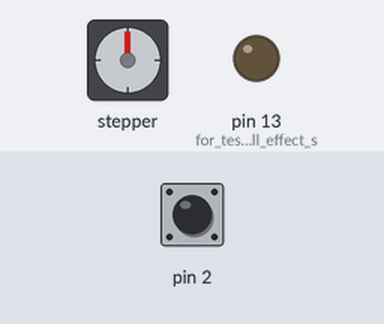
A program run on a simulated Arduino Uno, built with avr-gcc and run on an emulated ATmega328P. Parts: stepper motor, output pins drawn as LEDs (lit = HIGH). Inputs (shaded band) come from the test bench; at power-on: pin 2 HIGH. Stepper angles assume 200 steps per turn; what the program prints to the serial monitor is not drawn.

Above: at 3.8 s.
3.9 s: pin 2 pulled LOW for 0.15 s
At 3.97 s:
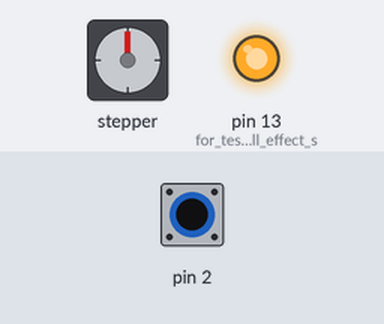
10.5 s: pin 2 pulled LOW for 3.2 s
At 15.0 s:
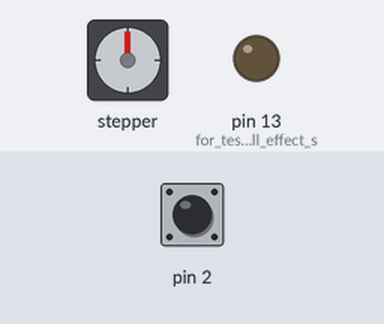
Timing chart, 0 to 16.2 s (numbered marks = the images above; inputs shaded):
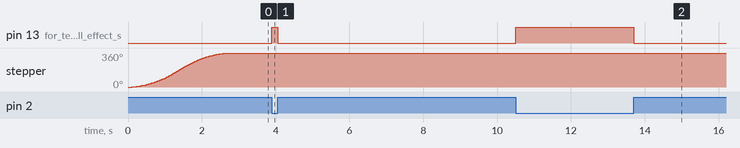

The program:

main.cpp
```cpp
#include "SplitFlap.h"
#include <AccelStepper.h> //https://github.com/waspinator/AccelStepper, reference: http://www.airspayce.com/mikem/arduino/AccelStepper/classAccelStepper.html
#include <Arduino.h>

#define numLetters 20 //how many letters are expected over serial or in timed array

//warning: uncomment only one of the following!
#define SERIAL_STRING //send a string of characters to display sequentially on a timer
// #define SERIAL_LINE_BY_LINE //send characters one at a time (or multiple at a time if more than one display is connected)
// #define TIMED_LINES //cycle through preprogrammed lines of characters to display

AccelStepper module0motor = AccelStepper(AccelStepper::DRIVER, 4, 3); //step pin, direction pin
SplitFlap module0 = SplitFlap( //a split flap needs a pointer to an accelStepper and pins and info
    &module0motor, //https://www.airspayce.com/mikem/arduino/AccelStepper/classAccelStepper.html#a3bc75bd6571b98a6177838ca81ac39ab
    2, 200, 200, 100, 50, 0); //zero sensor pin, stepsPerRev, speed, accel, numberOfFlaps, zeroPositionOffset
SF_MAKE_ISR_MACRO(module0); //create interrupt service routine

char lettersToShow[numLetters];

int currentLetter = 0;

void setup()
{
    pinMode(13, OUTPUT); //for testing hall effect sensor
    Serial.begin(115200);
    module0.setUpInterrupts(module0_SF_ISR);
    module0.begin();
}

/**
 * @brief  convert character to flap number
 * @param  letter: (char)
 * @retval (char)
 */
char letterToFlapNumber(char letter)
{
    //TODO: update once stickers are on flaps with additional symbols
    if (letter == 32)
        return 0; //space
    if (letter >= 65 && letter <= 90) {
        return letter - 'A' + 1; //A=1, B=2
    }
    if (letter >= 97 && letter <= 122)
        return letter - 'a' + 1; //a=1, b=2
    return 0; //not a valid character, show blank flap
}

/**
 * @brief  this function reads characters from the serial port
 * @note  a \n (newline) character is expected to mark the end of the string
 * @param  out: pointer to char array to put characters to display in
 * @param  checkLength: (bool) true = reject if length not numLetters
 * @retval (bool) true if new characters are ready to be displayed
 */
bool runSerialComm(char* out, bool checkLength)
{
    static char serialIn[numLetters];
    static int serialCounter = 0;

    char c = Serial.read();
    if (c == -1) //nothing in serial queue
        return false;
    if (c == '\n') { //end of string
        if (serialCounter != numLetters && checkLength) {
            serialCounter = 0;
            return false; //wrong number of characters were received!
        }
        for (int i = 0; i < numLetters; i++) { //copy characters to display to output array
            if (i < serialCounter)
                out[i] = serialIn[i];
            else
                out[i] = 0;
        }
        serialCounter = 0;
        return true; //got a new string to display
    } else { //not end of string yet, read characters into array
        if (serialCounter < numLetters) //don't go past the end of serialIn array
            serialIn[serialCounter] = c;
        serialCounter++;
    }
    return false; //not at end of string yet
}

/**
 * @brief  go through the rows of a table of characters on a timed interval
 * @param  out: pointer to char array to put characters to display in
 * @param  numLines: how many rows are in strings
 * @param  strings[][numLetters]: table of characters to go through
 * @param  interval: milliseconds between sets
 * @retval (bool) true if new characters were put in out
 */
bool timedLines(char* out, int numLines, char strings[][numLetters], unsigned long interval)
{
    static unsigned long lastSentLetterMillis = 0;
    static int currentLine = 0;
    if (millis() - lastSentLetterMillis > interval) {
        for (int i = 0; i < numLetters; i++) { //copy characters to display to output array
            out[i] = strings[currentLine][i];
        }
        currentLine++;
        if (currentLine >= numLines)
            currentLine = 0; // restart from beginning
        lastSentLetterMillis = millis();
        return true;
    }
    return false; //not ready yet
}

/**
 * @brief  cycle through string on a timer
 * @note  The end of the string should be indicated with a null character
 * @param  out: (char*) pointer to char to put character in
 * @param  string[numLetters]: char array to cycle through
 * @param  interval: (unsigned long) minimum time to pause between letters
 * @param  endInterval: (unsigned long) extra time to pause at end
 * @param  wait: (bool) if true, wait to give new character
 * @retval (bool) is there a new character ready to display
 */
bool timedLetters(char* out, char string[numLetters], unsigned long interval, unsigned long endInterval, bool wait)
{
    static unsigned long lastSentLetterMillis = 0;
    if (wait) {
        lastSentLetterMillis = millis();
        return false;
    }
    if (millis() - lastSentLetterMillis > interval + (currentLetter == 0 ? endInterval : 0)) {
        *out = string[currentLetter];
        currentLetter++;
        if (currentLetter >= numLetters || string[currentLetter] == '\0')
            currentLetter = 0; // restart from beginning
        lastSentLetterMillis = millis();
        return true;
    }
    return false; //not ready yet
}

void loop()
{

#ifdef SERIAL_STRING

    if (runSerialComm(lettersToShow, false))
        currentLetter = 0;
    char letterToShow;
    if (timedLetters(&letterToShow, lettersToShow, 3000, 3000, module0.motor->isRunning())) {
        // Serial.print("LETTER ");
        Serial.println(letterToShow);
        char flapNumberToDisplay = letterToFlapNumber(letterToShow);
        module0.display(flapNumberToDisplay);
    }

#endif

#ifdef TIMED_LINES
    static char linesToDisplay[][numLetters] = {
        { 'A', '2', '3', '4', '5', '6', '7', '8' },
        { 'C', '7', '6', '5', '4', '3', '2', '1' },
        { 'B', 'b', 'c', 'd', 'e', 'f', 'g', 'h' },
        { '@', 'b', 'c', 'd', 'e', 'f', 'g', 'h' }
    };
    if (timedLines(lettersToShow, 4, linesToDisplay, 9000)) {
        // Serial.print("LETTERS ");
        Serial.println(lettersToShow);
        module0.display(letterToFlapNumber(lettersToShow[0]));
    }
#endif

#ifdef SERIAL_LINE_BY_LINE
    if (runSerialComm(lettersToShow, true)) {
        // Serial.print("LETTER ");
        Serial.println(lettersToShow[0]);
        char flapNumberToDisplay = letterToFlapNumber(lettersToShow[0]);
        module0.display(flapNumberToDisplay);
    }
#endif

    module0.run();
}
```

SplitFlap.h
```cpp
#ifndef _SPLIT_FLAP_H_
#define _SPLIT_FLAP_H_

#define SF_MAKE_ISR_MACRO(name) \
    void name##_SF_ISR() { name.interruptCallback(); } //this macro helps with setting up interrupts

#include <AccelStepper.h>
class SplitFlap {
public:
    AccelStepper* motor;
    //variables added here can be accessed by any method in the SplitFlap class, add more as needed
    int speedSetting;
    int accelSetting;
    byte zeroSensorPin;
    int stepsPerRev;
    volatile long zeroPosition;
    int numberOfFlaps;
    int zeroPositionOffset;

    SplitFlap(AccelStepper* _motor, byte _zeroSensorPin, int _stepsPerRev, int _speed, int _accel, int _numberOfFlaps, int _zeroPositionOffset)
        : motor(_motor)
    {
        zeroSensorPin = _zeroSensorPin;
        speedSetting = _speed;
        accelSetting = _accel;
        stepsPerRev = _stepsPerRev;
        zeroPosition = 0;
        numberOfFlaps = _numberOfFlaps;
        zeroPositionOffset = _zeroPositionOffset;
    }

    /**
     * @brief  call this in setup()
     * @retval None
     */
    void begin() //write code in here like it's in setup()
    {
        motor->setMaxSpeed(speedSetting);
        motor->setAcceleration(accelSetting);

        motor->runToNewPosition(stepsPerRev); //move to find zero
        display(0); //move to zero position to start
    }

    long calculateMove(long target)
    {
        if (target < motor->currentPosition() - zeroPosition) {
            return target + zeroPosition + stepsPerRev;
        } else {
            return target + zeroPosition;
        }
    }

    /**
     * @brief  this function converts what number flap you want to show with a position the wheel should go to
     * @param  flapNumber: (int) flap number to move to
     * @retval (long) position to move to
     */
    long flapNumberToPosition(int flapNumber)
    {
        return (long)flapNumber * stepsPerRev / numberOfFlaps + zeroPositionOffset;
    }

    /**
     * @brief  call this function to display a specific flap
     * @note (currently unknown, but calling this more than once at a time may cause issues)
     * @param  flapNumber: (int)
     * @retval None
     */
    void display(int flapNumber)
    {
        long target = flapNumberToPosition(flapNumber); // compared to zero
        long positionToMoveTo = calculateMove(target);

        // info for debugging
        // Serial.print("FLAP NUMBER ");
        // Serial.println((int)flapNumber);

        // Serial.print("TARGET ");
        // Serial.println(target);

        // Serial.print("POSITION ");
        // Serial.println(positionToMoveTo);

        // Serial.print("ZERO POSITION ");
        // Serial.println(zeroPosition);

        // Serial.print("CURR POSITION ");
        // Serial.println(motor->currentPosition());
        // Serial.println();

        motor->moveTo(positionToMoveTo);
    }

    /**
     * @brief  call this in loop()
     * @retval None
     */
    void run() //write code in here like it's in loop()
    {
        //TODO: does anything else need to go here? maybe disable the motor when not moving to save power?
        motor->run(); //runs AccelStepper motor, note -> not . because motor is a pointer not an object
        digitalWrite(13, !digitalRead(zeroSensorPin)); //for testing hall effect sensor
        // Serial.println(digitalRead(zeroSensorPin)); //for testing hall effect sensor
    }

    /**
     * @brief  ISRs can't be inside classes, so make an ISR that calls this
     * @retval None
     */
    void interruptCallback()
    {
        //this gets called when the hall sensor interrupt runs
        zeroPosition = motor->currentPosition(); //save a new zero position
    }

    /**
     * @note interrupt created by SF_MAKE_ISR_MACRO(name of SplitFlap) will be of the form <name of SplitFlap instance>_SF_ISR
     */
    void setUpInterrupts(void (*_isrPointer)(void))
    {
        pinMode(zeroSensorPin, INPUT_PULLUP); //uses internal pullup resistor, switch to INPUT if external resistor used

        attachInterrupt(digitalPinToInterrupt(zeroSensorPin), _isrPointer, FALLING);
    }
};

#endif
```

Measured:
- after the input at 3.9 s, pin 13 (for_testing_hall_effect_s): LOW → HIGH at once, → LOW 0.15 s later
- after the input at 10.5 s, pin 13 (for_testing_hall_effect_s): LOW → HIGH at once, → LOW 3.2 s later
